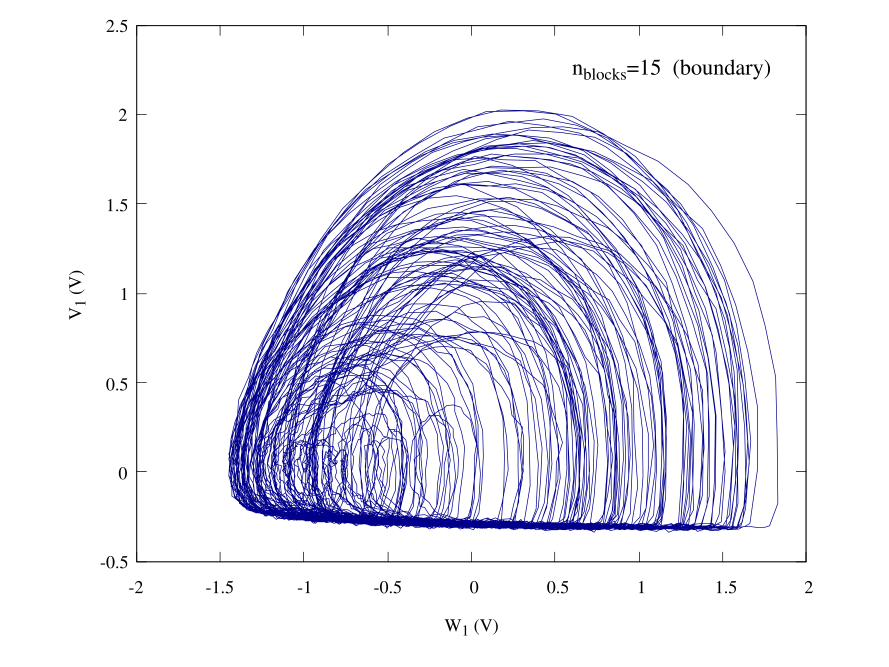

Write gnuplot code to recreate this figure.
set terminal qt persist
set termoption font "Times,10"
set border lw 0.5

set label at graph 0.65,0.925 "n_{blocks}=15  (boundary)" font ",12"
set xlabel "W_1 (V)"
set ylabel "V_1 (V)"
set size ratio 0.8
set xrange [-2:2]
set yrange [-0.5:2.5]
plot "15_blocks_avg.dat" u ($3*10):($2*10) every ::0::10000 w l notitle lc "dark-blue" lw 0.5
